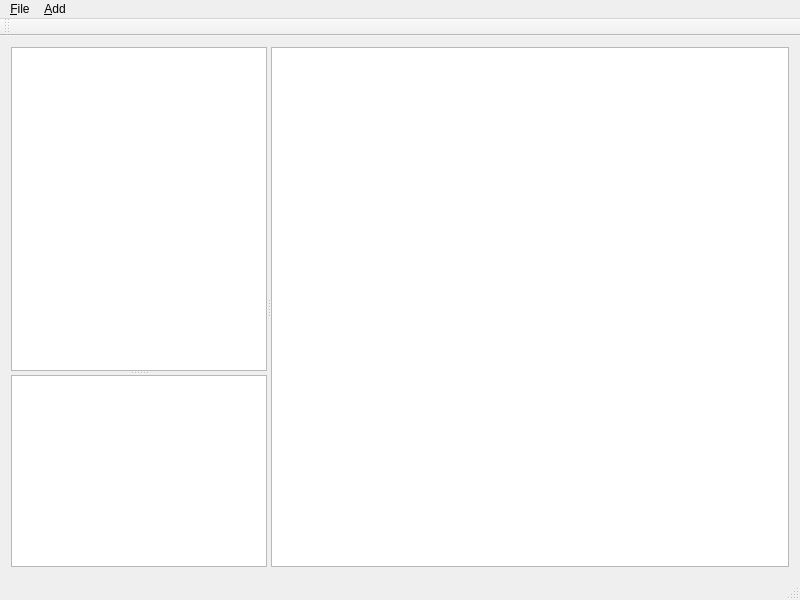
<?xml version="1.0" encoding="UTF-8"?>
<ui version="4.0">
 <class>MainWindow</class>
 <widget class="QMainWindow" name="MainWindow">
  <property name="geometry">
   <rect>
    <x>0</x>
    <y>0</y>
    <width>800</width>
    <height>600</height>
   </rect>
  </property>
  <property name="windowTitle">
   <string>MainWindow</string>
  </property>
  <widget class="QWidget" name="centralWidget">
   <layout class="QVBoxLayout" name="verticalLayout">
    <item>
     <widget class="QSplitter" name="splitter_2">
      <property name="orientation">
       <enum>Qt::Horizontal</enum>
      </property>
      <widget class="QSplitter" name="splitter">
       <property name="orientation">
        <enum>Qt::Vertical</enum>
       </property>
       <widget class="QTreeView" name="treeView">
        <property name="sizePolicy">
         <sizepolicy hsizetype="Minimum" vsizetype="Minimum">
          <horstretch>0</horstretch>
          <verstretch>1</verstretch>
         </sizepolicy>
        </property>
        <attribute name="headerVisible">
         <bool>false</bool>
        </attribute>
       </widget>
       <widget class="QTextEdit" name="textEdit">
        <property name="sizePolicy">
         <sizepolicy hsizetype="Expanding" vsizetype="Expanding">
          <horstretch>0</horstretch>
          <verstretch>0</verstretch>
         </sizepolicy>
        </property>
       </widget>
      </widget>
      <widget class="ProjectView" name="projectView">
       <property name="sizePolicy">
        <sizepolicy hsizetype="Expanding" vsizetype="Expanding">
         <horstretch>1</horstretch>
         <verstretch>0</verstretch>
        </sizepolicy>
       </property>
       <property name="renderHints">
        <set>QPainter::Antialiasing|QPainter::HighQualityAntialiasing|QPainter::SmoothPixmapTransform|QPainter::TextAntialiasing</set>
       </property>
       <property name="dragMode">
        <enum>QGraphicsView::ScrollHandDrag</enum>
       </property>
       <property name="transformationAnchor">
        <enum>QGraphicsView::AnchorUnderMouse</enum>
       </property>
      </widget>
     </widget>
    </item>
   </layout>
  </widget>
  <widget class="QMenuBar" name="menuBar">
   <property name="geometry">
    <rect>
     <x>0</x>
     <y>0</y>
     <width>800</width>
     <height>20</height>
    </rect>
   </property>
   <widget class="QMenu" name="menu_File">
    <property name="title">
     <string>&amp;File</string>
    </property>
    <addaction name="action_Open"/>
   </widget>
   <widget class="QMenu" name="menu_Add">
    <property name="title">
     <string>&amp;Add</string>
    </property>
    <addaction name="action_Waypoint"/>
    <addaction name="action_Trackline"/>
   </widget>
   <addaction name="menu_File"/>
   <addaction name="menu_Add"/>
  </widget>
  <widget class="QToolBar" name="mainToolBar">
   <attribute name="toolBarArea">
    <enum>TopToolBarArea</enum>
   </attribute>
   <attribute name="toolBarBreak">
    <bool>false</bool>
   </attribute>
  </widget>
  <widget class="QStatusBar" name="statusBar"/>
  <action name="action_Open">
   <property name="text">
    <string>&amp;Open</string>
   </property>
  </action>
  <action name="action_Waypoint">
   <property name="text">
    <string>&amp;Waypoint</string>
   </property>
  </action>
  <action name="action_Trackline">
   <property name="text">
    <string>&amp;Trackline</string>
   </property>
  </action>
 </widget>
 <layoutdefault spacing="6" margin="11"/>
 <customwidgets>
  <customwidget>
   <class>ProjectView</class>
   <extends>QGraphicsView</extends>
   <header>projectview.h</header>
  </customwidget>
 </customwidgets>
 <resources/>
 <connections/>
</ui>
